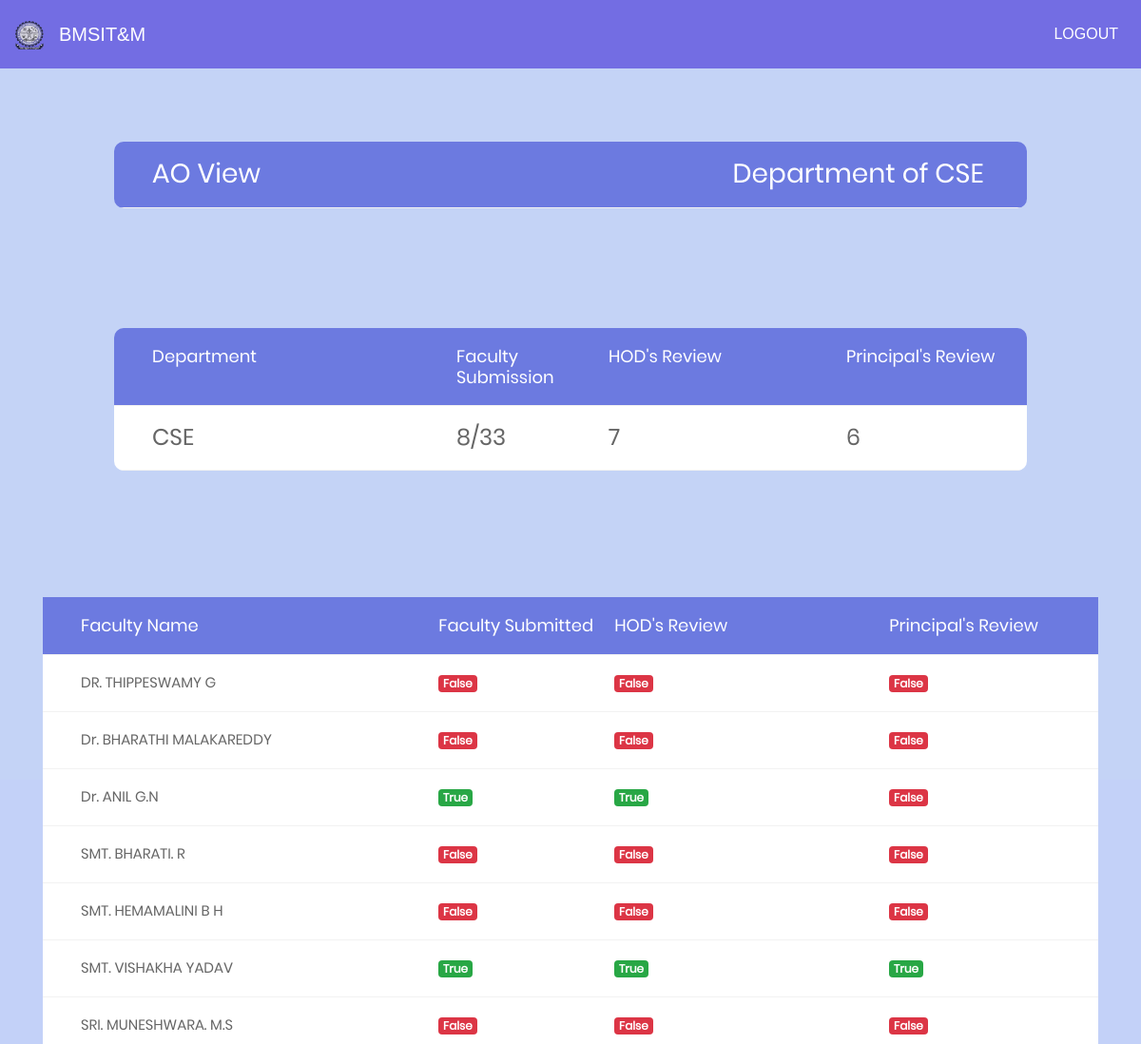
The app's page /ao_display/CSE (signed in, upper part), older data.
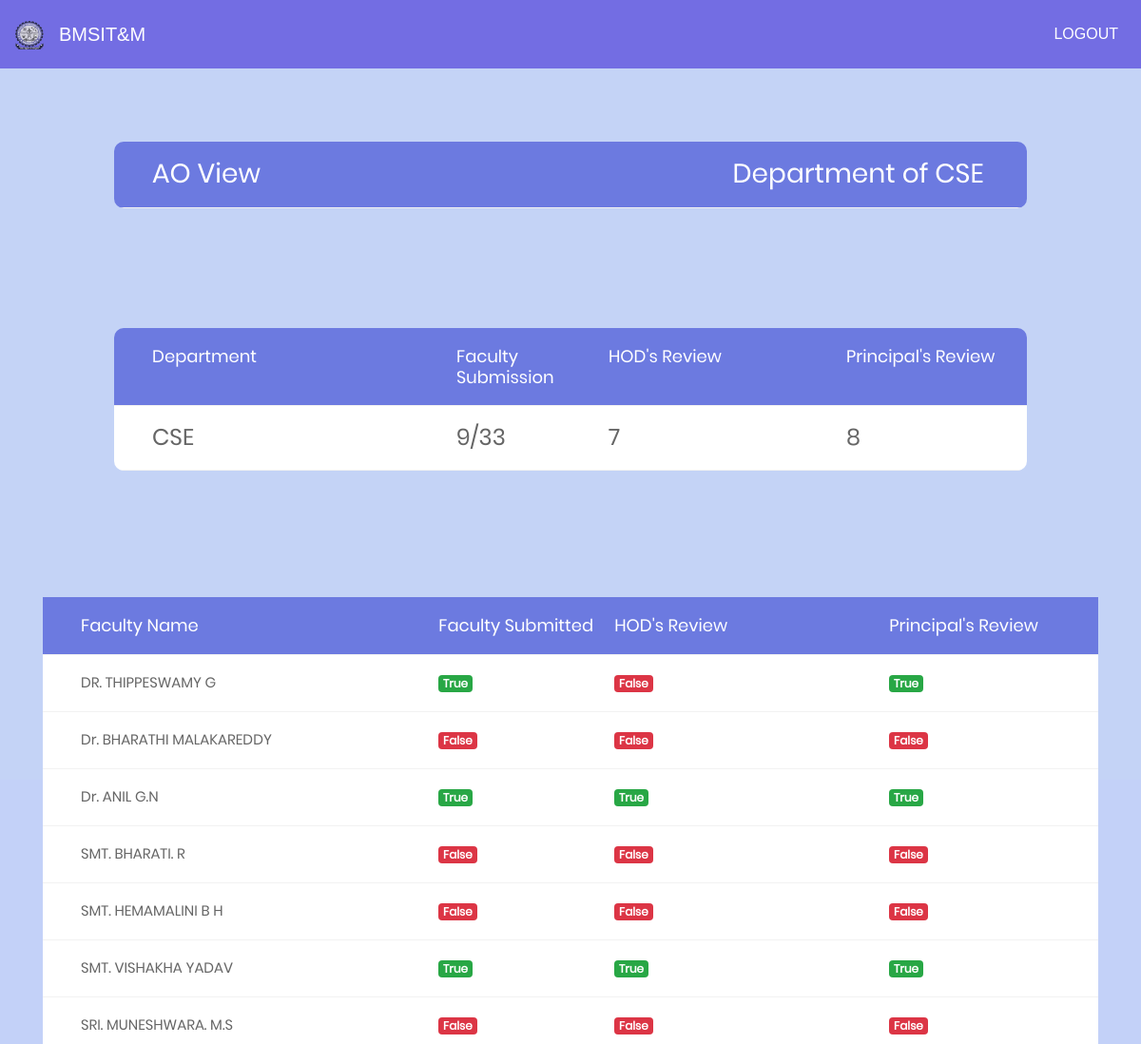
The same page, newer data.
### facform1/models.py (models this page shows, shortened)
class User(AbstractUser):
	phone = models.BigIntegerField(null=True)
	department = models.ForeignKey('Department', on_delete=models.CASCADE,null=True)
	designation = models.ForeignKey('Designation', on_delete=models.CASCADE,null=True)
	teach_status = models.BooleanField(default=False)
	hod_status = models.BooleanField(default=False)
	principal_status = models.BooleanField(default=False)
	doc_link = models.CharField(max_length=2000, blank=True, null=True)
	info = models.CharField(max_length=20, blank=True, null=True)
	def is_ao(self):
		faculty = Designation.objects.get(name="AO")
		faculty1 = str(faculty)
		faculty2 = str(self.designation.name)
		if faculty1 == faculty2:
			return True
		return False

### facform1/views.py (the view)
# urls.py: url(r'^ao_display/(?P<dept>[\w\-]+)$', views.ao_display,name="ao_display"),
@login_required
def ao_display(request,dept):
	if request.user.is_ao():
		print(dept)
		a = "assistant"
		b = "associate"
		c = "professor"
		d = "hod"
		above = remarks2.objects.filter(total_marks__gte = 60).filter(department__name=dept).filter(info__designation__pk=11)
		above1 = remarks2.objects.filter(total_marks__gte = 60).filter(department__name=dept).filter(info__designation__pk=9)
		above2 = remarks2.objects.filter(total_marks__gte = 60).filter(department__name=dept).filter(info__designation__pk=10)
		above3 = remarks2.objects.filter(total_marks__gte = 60).filter(department__name=dept).filter(info__designation__pk=8)
		above4 = list(chain(above1,above2))
		below = remarks2.objects.filter(total_marks__lt = 60).filter(department__name=dept).filter(info__designation__pk=11)
		below1 = remarks2.objects.filter(total_marks__lt = 60).filter(department__name=dept).filter(info__designation__pk=9)
		below2 = remarks2.objects.filter(total_marks__lt = 60).filter(department__name=dept).filter(info__designation__pk=10)
		below3 = remarks2.objects.filter(total_marks__lt = 60).filter(department__name=dept).filter(info__designation__pk=8)
		below4 = list(chain(below1,below2))
		general = User.objects.filter(department__name=dept)
		tt = general.count()
		principal_completed = (User.objects.filter(department__name=dept).filter(principal_status=True)).count()
		hod_completed  = (User.objects.filter(department__name=dept).filter(hod_status=True)).count()
		teach_completed  = (User.objects.filter(department__name=dept).filter(teach_status=True)).count()
		dept = {'dept':dept,'above':above,'above1':above4,'above3':above3,'below':below,'below1':below4,'below3':below3,'general':general,'p':principal_completed,'h':hod_completed,'t':teach_completed,'total':tt}
		return render(request,'ao_display.html',context=dept)
	else:
		return HttpResponseRedirect('/invalid')

### facform1/models.py (called while the page is built)
	def __str__(self):
		return self.name

### templates/ao_display.html (shortened to what this page needs)
<!DOCTYPE html>
{% load staticfiles %}
<html lang="en">
<head>
	<link rel="stylesheet" type="text/css" href="{% static "vendor/bootstrap/css/bootstrap.min.css" %}">
	<link rel="stylesheet" type="text/css" href="{% static "fonts/font-awesome-4.7.0/css/font-awesome.min.css" %}">
	<link rel="stylesheet" type="text/css" href="{% static "vendor/animate/animate.css" %}">
	<link rel="stylesheet" type="text/css" href="{% static "vendor/select2/select2.min.css" %}">
	<link rel="stylesheet" type="text/css" href="{% static "vendor/perfect-scrollbar/perfect-scrollbar.css" %}">
	<link rel="stylesheet" type="text/css" href="{% static "css/util.css" %}">
	<link rel="stylesheet" type="text/css" href="{% static "css/main1.css" %}">
</head>
<body style="background:#c3d1f8">
	{% include 'partials/nav_primary.html' %}
	<div style="margin-top:-18%;">
		<div class="container-table100">
			<div class="wrap-table100">
					<div class="table">
						<div class="row header">
							<div class="cell">
								<h3>AO View</h3>
							</div>
							<div class="cell">
								<h3>Department of {{dept}}</h3>
							</div>
						</div>
					</div>
						</div>
							</div>
						</div>
	<div style="margin-top:-47%;" class="limiter">
		<div class="container-table100">
			<div class="wrap-table100">
					<div class="table">
						<div class="row header">
							<div class="cell">
								Department
							</div>
							<div class="cell">
								Faculty Submission
							</div>
							<div class="cell">
								HOD's Review
							</div>
							<div class="cell">
								Principal's Review
							</div>
						</div>
	           <div class="row">
							<div class="cell" data-title="Department">
              <h4>{{ dept }}</h4>
							</div>
							<div class="cell" data-title="Department">
								<h4>{{ t }}/{{ total }}</h4>
							</div>
							<div class="cell" data-title="Department">
								<h4>{{ h }}</h4>
							</div>
							<div class="cell" data-title="Department">
								<h4>{{ p }}</h4>
							</div>
						</div>
					</div>
			</div>
		</div>
	</div>
	<div style="margin-top:-16%;" class="limiter">
		<div class="container">
			<div class="wrap-table180">
					<div class="table">
						<div class="row header">
							<div class="cell">
								Faculty Name
							</div>
							<div class="cell">
								Faculty Submitted
							</div>
							<div class="cell">
								HOD's Review
							</div>
							<div class="cell">
								Principal's Review
							</div>
						</div>
						{% for x in general %}
						<div class="row">
							<div class="cell" data-title="Faculty Name">
								{{x.first_name}}
						 </div>
							<div class="cell" data-title="f-s">
									{% if x.teach_status %}
									<h6><span class="badge badge-success">{{x.teach_status}}</span></h6>
									{% else %}
									<h6><span class="badge badge-danger">{{x.teach_status}}</span></h6>
									{% endif %}
							</div>
							<div class="cell" data-title="h-s">
								{% if x.hod_status %}
								<h6><span class="badge badge-success">{{x.hod_status}}</span></h6>
								{% else %}
								<h6><span class="badge badge-danger">{{x.hod_status}}</span></h6>
								{% endif %}
							</div>
							<div class="cell" data-title="p-s">
								{% if x.principal_status %}
								<h6><span class="badge badge-success">{{x.principal_status}}</span></h6>
								{% else %}
								<h6><span class="badge badge-danger">{{x.principal_status}}</span></h6>
								{% endif %}
							</div>
						</div>
						{% endfor %}
					</div>
			</div>
		</div>
	</div>
</body>
</html>

Row changes from the older to the newer data that the page shows:
changed User "DR. THIPPESWAMY G": teach_status "False" → "True"; principal_status "False" → "True"
changed User "Dr. ANIL G.N": principal_status "False" → "True"
Text that changed along with them:
{{ t }}: "8" → "9"
{{ p }}: "6" → "8"
